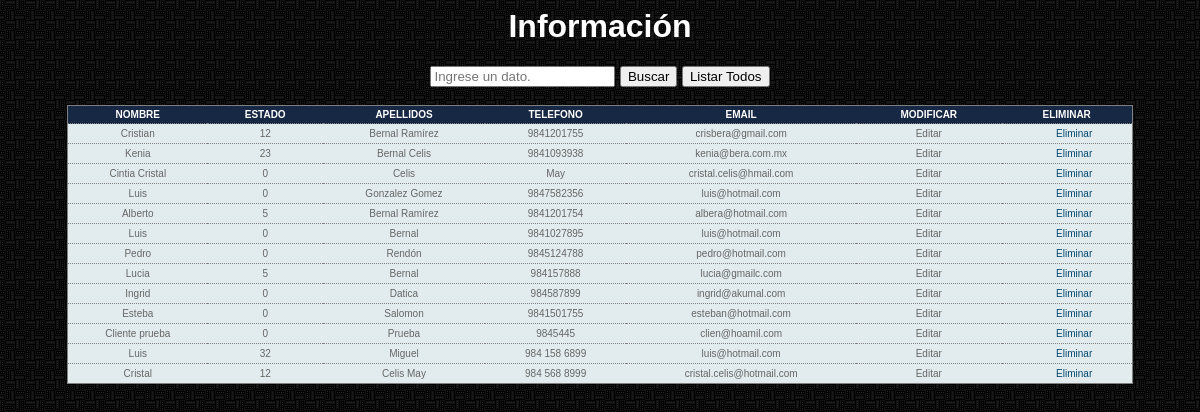
Page /vista/modificarInformacion.php on the committed database.
### tables this page shows
CREATE TABLE IF NOT EXISTS `clientes` (
`id` int(11) NOT NULL,
  `estado_id` int(11) NOT NULL,
  `nombre` varchar(60) NOT NULL,
  `apellidos` varchar(60) NOT NULL,
  `telefono` varchar(60) NOT NULL,
  `email` varchar(60) NOT NULL
);

### conexion/conexion.php (called while the page is built, shortened)
<?php
		class Conexion{
			var $host;
			var $usuario;
			var $contrasena;
			var $baseDatos;
			function Conexion(){
				$this->host="localhost";
				$this->usuario="root";
				$this->contrasena="";
				$this->baseDatos="abase";
			}
			function conectarse(){
				$enlace = mysqli_connect($this->host, $this->usuario, $this->contrasena, $this->baseDatos);
				return($enlace);
			}
		}
?>

### modelo/modelo.php (the view, shortened to what this page needs)
<link href="../css/estilos_tabla.css" rel="stylesheet" type="text/css" />
<?php
	require "../conexion/conexion.php";
	class Formulario{
		var $conn;
		function Formulario(){
			$this->conexion= new  Conexion();
			$this->conn=$this->conexion->conectarse();
		}
		function listar(){
			$sql="select * from clientes";
			$rs=mysqli_query($this->conn, $sql);
			if(mysqli_num_rows($rs)<1){
				echo "No hay Personas registrados";
			}else{
			 echo "<table border='0' align='center' class='table_' >";
			 echo "<thead>
					<th>Nombre</th>
					<th>Estado</th>
					<th>Apellidos</th>
					<th>Telefono</th>
					<th>email</th>
					<th>Modificar</th>
					<th>Eliminar</th>
				</thead>";
			 while ($row = mysqli_fetch_array($rs)){
			echo "<td align='center'>".$row["nombre"]."</td>";
			echo "<td align='center'>".$row["estado_id"]."</td>";
			echo "<td align='center'>".$row["apellidos"]."</td>";
			echo "<td align='center'>".$row["telefono"]."</td>";
			echo "<td align='center'>".$row["email"]."</td>";
			echo '<td align="center">
			Editar</a></td>';
			echo "<td><a href='../control/controlador.php?eliminar=si&codigo=".$row["id"]."'>Eliminar</a></td></tr>";
			}
			}
			echo "</table>";
		}
	}
?>

### vista/modificarInformacion.php (shortened to what this page needs)
<?php
	require("../modelo/modelo.php");
	$objModelo = new Formulario();
?>
<!DOCTYPE html PUBLIC "-//W3C//DTD XHTML 1.0 Transitional//EN" "http://www.w3.org/TR/xhtml1/DTD/xhtml1-transitional.dtd">
<html xmlns="http://www.w3.org/1999/xhtml">
	<head>
	<link rel="stylesheet" type="text/css" href="../jquery/fancyapps-fancyBox-3a66a9b/source/jquery.fancybox.css?v=2.0.6" media="screen" />
	</head>
	<body background="../img/moulin.png">
    <form action="" method="post">
      <div style="text-align:center; font-family:'Lucida Sans Unicode', 'Lucida Grande', sans-serif; color:#FFF;">
        <h1 align="center">Informaci&oacute;n</h1>
        <input type="text" name="boxBuscar" id="boxBuscar" autofocus="autofocus" value="" placeholder="Ingrese un dato." />
        <input type="submit" name="botonBuscar" value="Buscar" id="botonBuscar" />
        <input type="submit" name="botonListar" value="Listar Todos" id="botonListar" />
        <br />
        <br />
        <?php
	if(isset($_POST["botonBuscar"]) && $_POST["boxBuscar"]!=""){
			$objModelo->buscar($_POST["boxBuscar"]);
	}else{
			$objModelo->listar();
	}
			?>
        <br />
        <br />
      </div>
    </form>
</body>
</html>

### css/estilos_tabla.css (style rules this page uses)
.table_ { background:#E2ECEE; border:1px solid gray; border-collapse:collapse; color:#FFF; font:normal 10px verdana, arial, helvetica, sans-serif; text-align:center; width: 90%; }
.table_ td, th { color:#666; padding:0.4em; text-align:center; }
.table_ thead th, tfoot th { background:#172844; color:#FFFFFF; padding:3px 10px 3px 10px; text-align:left; text-transform:uppercase; text-align:center; }
.table_ tbody td a { color:#363636; text-decoration:none; text-align:center; }
.table_ tbody td+td+td+td a { background-image:url('bullet_blue.png'); background-position:left center; background-repeat:no-repeat; color:#03476F; text-align:center; padding-left:15px; }
.table_ tbody th, tbody td { text-align:left; vertical-align:top; text-align:center; }

### rows in the picture
clientes: nombre "Cristian", estado "12", apellidos "Bernal Ramírez", telefono "9841201755", email "crisbera@gmail.com"
clientes: nombre "Kenia", estado "23", apellidos "Bernal Celis", telefono "9841093938", email "kenia@bera.com.mx"
clientes: nombre "Cintia Cristal", estado "0", apellidos "Celis", telefono "May", email "cristal.celis@hmail.com"
clientes: nombre "Luis", estado "0", apellidos "Gonzalez Gomez", telefono "9847582356", email "luis@hotmail.com"
clientes: nombre "Alberto", estado "5", apellidos "Bernal Ramírez", telefono "9841201754", email "albera@hotmail.com"
clientes: nombre "Luis", estado "0", apellidos "Bernal", telefono "9841027895", email "luis@hotmail.com"
clientes: nombre "Pedro", estado "0", apellidos "Rendón", telefono "9845124788", email "pedro@hotmail.com"
clientes: nombre "Lucia", estado "5", apellidos "Bernal", telefono "984157888", email "lucia@gmailc.com"
clientes: nombre "Ingrid", estado "0", apellidos "Datica", telefono "984587899", email "ingrid@akumal.com"
clientes: nombre "Esteba", estado "0", apellidos "Salomon", telefono "9841501755", email "esteban@hotmail.com"
clientes: nombre "Cliente prueba", estado "0", apellidos "Prueba", telefono "9845445", email "clien@hoamil.com"
clientes: nombre "Luis", estado "32", apellidos "Miguel", telefono "984 158 6899", email "luis@hotmail.com"
clientes: nombre "Cristal", estado "12", apellidos "Celis May", telefono "984 568 8999", email "cristal.celis@hotmail.com"
